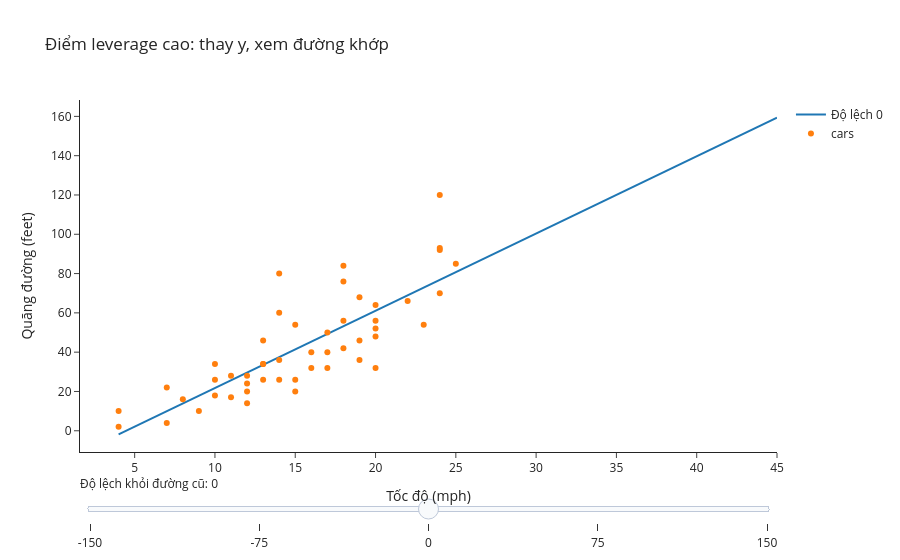

Notebook source saved alongside this figure:
### Markdown cell above
**Thử tương tác.** Thanh trượt Plotly đổi $y$ của điểm $x=45$ (lệch khỏi đường cũ −150, −75, 0, +75, +150 feet) và vẽ lại đường khớp trên cùng dữ liệu `cars`. Rê chuột để đọc giá trị. Các đường được tính trước cho 5 kịch bản; không thêm quan sát thật nào.

### Code cell
fig=go.Figure(); offsets=[-150,-75,0,75,150]
for j,offset in enumerate(offsets):
    ext=pd.concat([cars,pd.DataFrame({'speed':[45],'dist':[old_prediction+offset]})],ignore_index=True)
    model=smf.ols('dist ~ speed',ext).fit()
    fig.add_scatter(x=grid_speed,y=model.predict(pd.DataFrame({'speed':grid_speed})),name=f'Độ lệch {offset}',visible=(j==2))
fig.add_scatter(x=cars.speed,y=cars.dist,mode='markers',name='cars')
steps=[dict(method='update',args=[{'visible':[i==j for i in range(5)]+[True]}],label=str(offset)) for j,offset in enumerate(offsets)]
fig.update_layout(title='Điểm leverage cao: thay y, xem đường khớp',xaxis_title='Tốc độ (mph)',yaxis_title='Quãng đường (feet)',sliders=[dict(active=2,steps=steps,currentvalue={'prefix':'Độ lệch khỏi đường cũ: '})])
fig.show()
